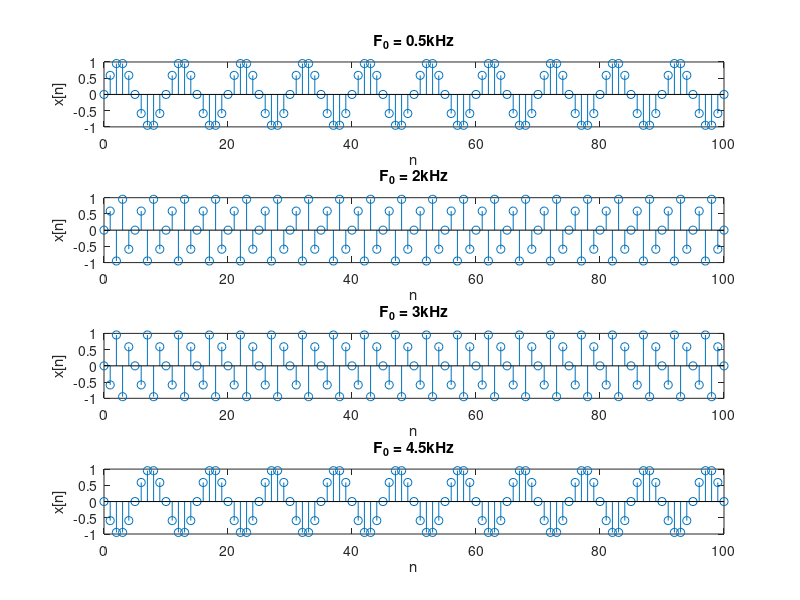
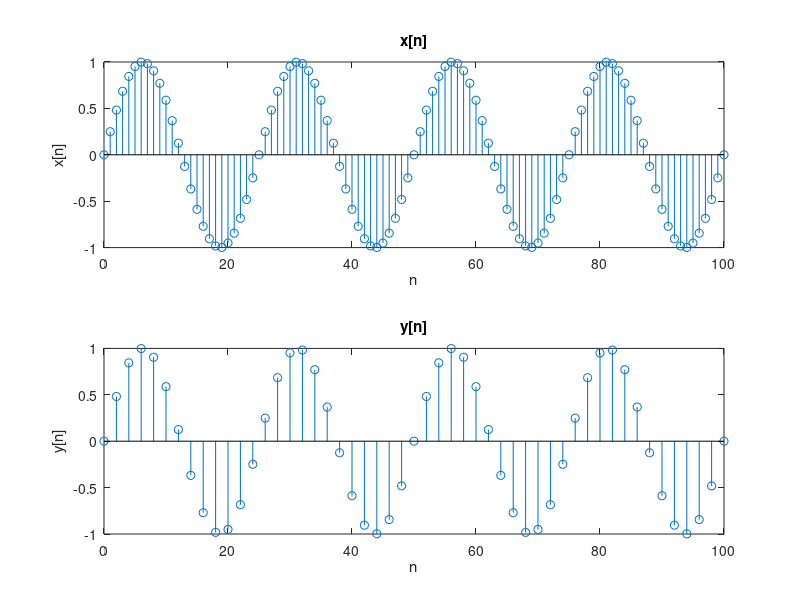

Write MATLAB code to recreate these figures, in order.
n = 0:100;

Fs1 = 5e3;

Fo_05 = 0.5e3;
Fo_2 = 2e3;
Fo_3 = 3e3;
Fo_4_5 = 4.5e3;

t= n./Fs1;
x_05 = sin(2*pi*Fo_05.*t);
x_2 = sin(2*pi*Fo_2.*t);
x_3 = sin(2*pi*Fo_3.*t);
x_4_5 = sin(2*pi*Fo_4_5.*t);

figure('Name','problem 3 part 1');
subplot(4,1,1);
stem(n,x_05);
xlabel('n');
ylabel('x[n]');
title('F_0 = 0.5kHz');

subplot(4,1,2);
stem(n,x_2);
xlabel('n');
ylabel('x[n]');
title('F_0 = 2kHz');

subplot(4,1,3);
stem(n,x_3);
xlabel('n');
ylabel('x[n]');
title('F_0 = 3kHz');

subplot(4,1,4);
stem(n,x_4_5);
xlabel('n');
ylabel('x[n]');
title('F_0 = 4.5kHz');
%% Part 2
Fs2 = 50e3;

Fo = 2e3;

t1 = n/Fs2;
n2 = n(1:2:end);

x = sin(2*pi*Fo.*t1);
y = x(1:2:end);

figure('Name','problem 3 part 2');
subplot(2, 1, 1);
stem(n,x);
xlabel('n');
ylabel('x[n]');
title('x[n]');

subplot(2, 1, 2);
stem(n2,y);
xlabel('n');
ylabel('y[n]');
title('y[n]');
